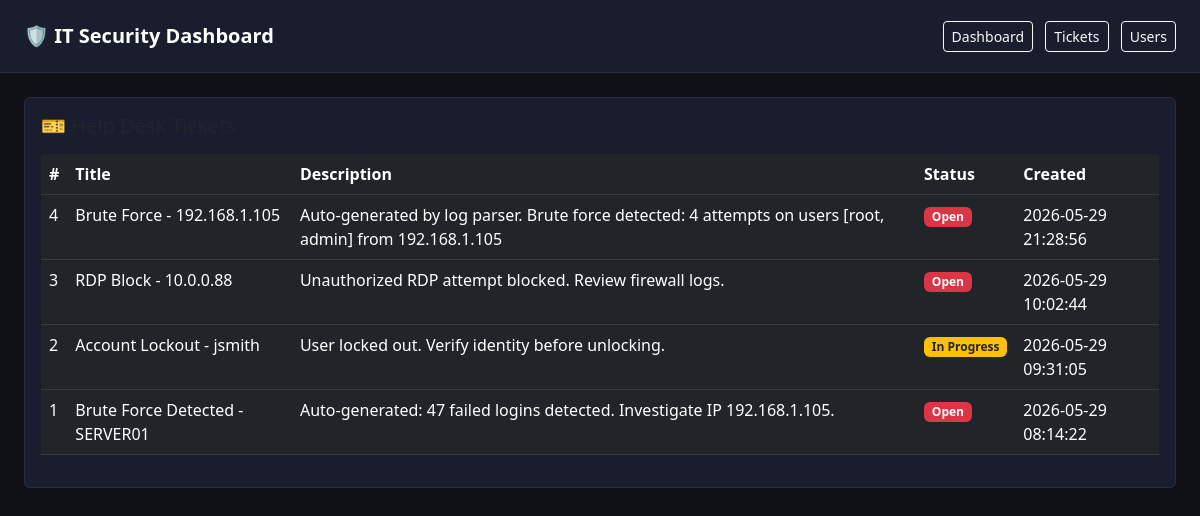
Page /tickets on the committed database.
### tables this page shows
CREATE TABLE tickets (
        id INTEGER PRIMARY KEY AUTOINCREMENT,
        title TEXT,
        description TEXT,
        status TEXT DEFAULT 'Open',
        created TEXT
    );

### app.py (the view)
@app.route('/tickets')
def tickets():
    conn = sqlite3.connect('dashboard.db')
    c = conn.cursor()
    c.execute("SELECT * FROM tickets ORDER BY created DESC")
    tickets = c.fetchall()
    conn.close()
    return render_template('tickets.html', tickets=tickets)

### templates/tickets.html (shortened to what this page needs)
<!DOCTYPE html>
<html lang="en">
<head>
  <link href="https://cdn.jsdelivr.net/npm/bootstrap@5.3.0/dist/css/bootstrap.min.css" rel="stylesheet">
</head>
<body>
<nav class="navbar navbar-dark px-4 py-3">
  <span class="navbar-brand fw-bold">🛡️ IT Security Dashboard</span>
  <div>
    <a href="/" class="btn btn-sm btn-outline-light me-2">Dashboard</a>
    <a href="/tickets" class="btn btn-sm btn-outline-light me-2">Tickets</a>
    <a href="/users" class="btn btn-sm btn-outline-light">Users</a>
  </div>
</nav>
<div class="container-fluid p-4">
  <div class="card p-3">
    <h5 class="mb-3">🎫 Help Desk Tickets</h5>
    <table class="table table-dark table-hover">
      <thead>
        <tr>
          <th>#</th>
          <th>Title</th>
          <th>Description</th>
          <th>Status</th>
          <th>Created</th>
        </tr>
      </thead>
      <tbody>
        {% for ticket in tickets %}
        <tr>
          <td>{{ ticket[0] }}</td>
          <td>{{ ticket[1] }}</td>
          <td>{{ ticket[2] }}</td>
          <td>
            {% if ticket[3] == 'Open' %}
              <span class="badge bg-danger">Open</span>
            {% elif ticket[3] == 'In Progress' %}
              <span class="badge bg-warning text-dark">In Progress</span>
            {% else %}
              <span class="badge bg-success">Closed</span>
            {% endif %}
          </td>
          <td>{{ ticket[4] }}</td>
        </tr>
        {% endfor %}
      </tbody>
    </table>
  </div>
</div>
</body>
</html>

### templates/tickets.html (style rules this page uses)
body { background-color: #0f1117; color: #e0e0e0; }
.navbar { background-color: #1a1d2e; border-bottom: 1px solid #2a2d3e; }
.card { background-color: #1a1d2e; border: 1px solid #2a2d3e; }
table { color: #e0e0e0; }

### rows in the picture
tickets: id "4", title "Brute Force - 192.168.1.105", description "Auto-generated by log parser. Brute force detected: 4 attempts on users [root, admin] from 192.168.1.105", status "Open", created "2026-05-29 21:28:56"
tickets: id "3", title "RDP Block - 10.0.0.88", description "Unauthorized RDP attempt blocked. Review firewall logs.", status "Open", created "2026-05-29 10:02:44"
tickets: id "2", title "Account Lockout - jsmith", description "User locked out. Verify identity before unlocking.", status "In Progress", created "2026-05-29 09:31:05"
tickets: id "1", title "Brute Force Detected - SERVER01", description "Auto-generated: 47 failed logins detected. Investigate IP 192.168.1.105.", status "Open", created "2026-05-29 08:14:22"
